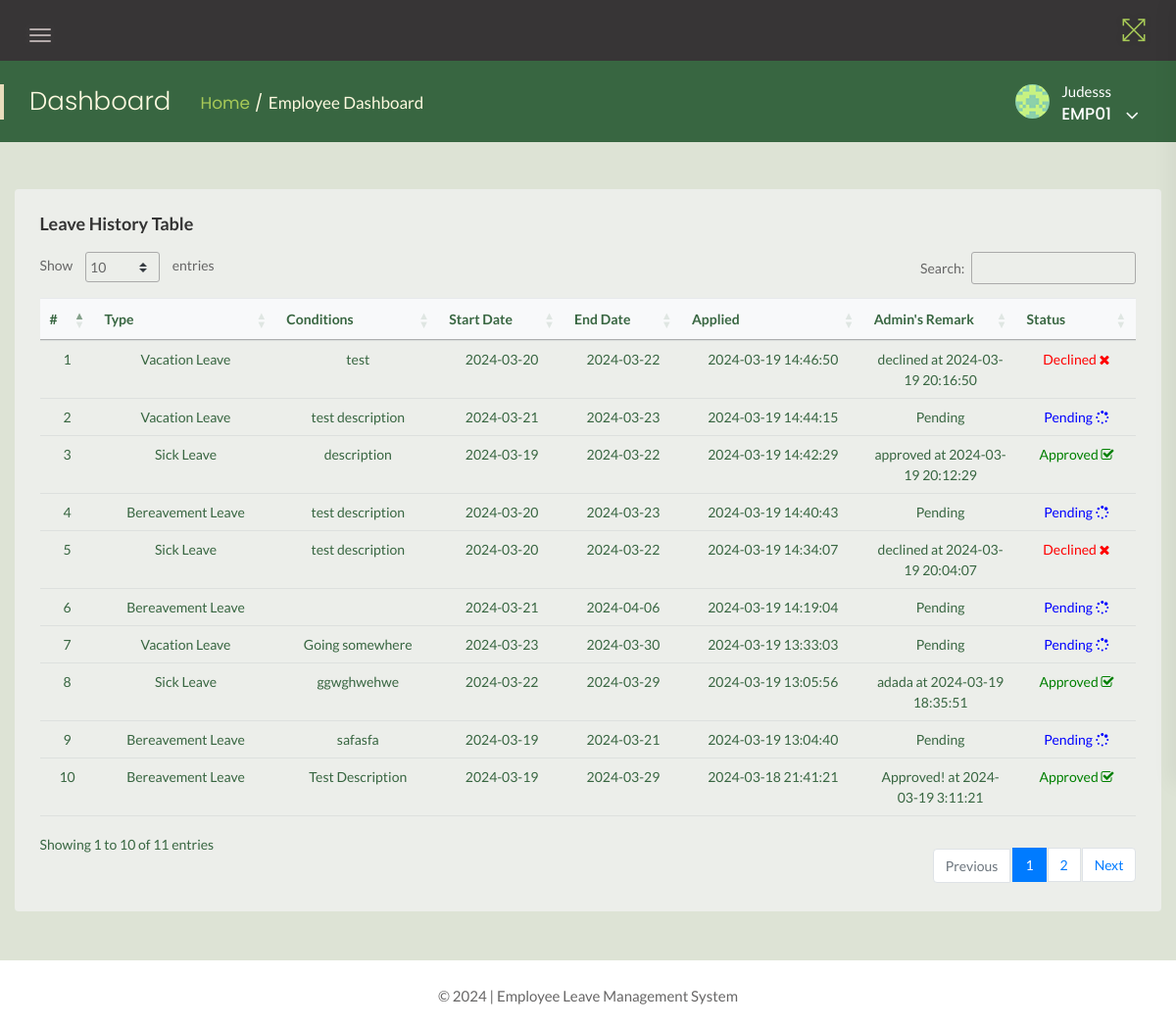
Screenshot of /employees/employee-dashboard.php (signed in) with the database file from the repository.
### tables this page shows
CREATE TABLE `employee` (
  `SN` int(10) NOT NULL,
  `empCode` varchar(50) NOT NULL,
  `fName` varchar(255) NOT NULL,
  `department` varchar(50) NOT NULL,
  `position` varchar(50) NOT NULL,
  `email` varchar(50) NOT NULL,
  `password` varchar(50) NOT NULL,
  `status` int(1) NOT NULL
);

CREATE TABLE `leave_requests` (
  `SN` int(10) NOT NULL,
  `requestee` varchar(50) DEFAULT NULL,
  `leaveType` varchar(255) DEFAULT NULL,
  `appliedOn` timestamp NOT NULL DEFAULT current_timestamp() ON UPDATE current_timestamp(),
  `status` int(1) NOT NULL,
  `isRead` int(1) NOT NULL,
  `startDate` varchar(120) NOT NULL,
  `endDate` varchar(120) NOT NULL,
  `amount` int(2) NOT NULL,
  `description` mediumtext NOT NULL,
  `effectiveDate` int(11) NOT NULL,
  `AdminRemark` mediumtext DEFAULT NULL,
  `AdminRemarkDate` varchar(120) DEFAULT NULL
);

### employees/employee-dashboard.php (the view, shortened to what this page needs)
<?php
    include('../includes/dbconn.php');
    if(strlen($_SESSION['emplogin']) == 0){
        header('location:../index.php');
    }else{
?>
<!doctype html>
<html class="no-js" lang="en">
<head>
    <link rel="stylesheet" href="../assets/css/bootstrap.min.css">
    <link rel="stylesheet" href="../assets/css/font-awesome.min.css">
    <link rel="stylesheet" href="../assets/css/themify-icons.css">
    <link rel="stylesheet" href="../assets/css/metisMenu.css">
    <link rel="stylesheet" href="../assets/css/owl.carousel.min.css">
    <link rel="stylesheet" href="../assets/css/slicknav.min.css">
    <link rel="stylesheet" href="https://www.amcharts.com/lib/3/plugins/export/export.css" type="text/css" media="all" />
    <link rel="stylesheet" type="text/css" href="https://cdn.datatables.net/1.10.19/css/jquery.dataTables.css">
    <link rel="stylesheet" type="text/css" href="https://cdn.datatables.net/1.10.18/css/dataTables.bootstrap4.min.css">
    <link rel="stylesheet" type="text/css" href="https://cdn.datatables.net/responsive/2.2.3/css/responsive.bootstrap.min.css">
    <link rel="stylesheet" type="text/css" href="https://cdn.datatables.net/responsive/2.2.3/css/responsive.jqueryui.min.css">
    <link rel="stylesheet" href="../assets/css/typography.css">
    <link rel="stylesheet" href="../assets/css/default-css.css">
    <link rel="stylesheet" href="../assets/css/styles.css">
    <link rel="stylesheet" href="../assets/css/responsive.css">
</head>
<body>
    <div class="page-container">
        <div class="main-content">
            <div class="header-area">
                <div class="row align-items-center">
                    <div class="col-md-6 col-sm-8 clearfix">
                        <div class="nav-btn pull-left">
                            <span></span>
                            <span></span>
                            <span></span>
                        </div>
                    </div>
                    <div class="col-md-6 col-sm-4 clearfix">
                        <ul class="notification-area pull-right">
                            <li id="full-view"><i class="ti-fullscreen"></i></li>
                        </ul>
                    </div>
                </div>
            </div>
            <div class="page-title-area">
                <div class="row align-items-center">
                    <div class="col-sm-6">
                        <div class="breadcrumbs-area clearfix">
                            <h4 class="page-title pull-left">Dashboard</h4>
                            <ul class="breadcrumbs pull-left">
                                <li><a href="employee-dashboard.php">Home</a></li>
                                <li><span>Employee Dashboard</span></li>
                            </ul>
                        </div>
                    </div>
                    <div class="col-sm-6 clearfix">
                        <?php include '../includes/employee-profile-section.php'?>
                    </div>
                </div>
            </div>
            <div class="main-content-inner">
                <div class="row">
                    <div class="col-12 mt-5">
                        <div class="card">
                            <div class="card-body">
                                <h4 class="header-title">Leave History Table</h4>
                                <div class="data-tables">
                                    <table id="dataTable" class="table table-hover progress-table text-center">
                                        <thead class="bg-light text-capitalize">
                                            <tr>
                                                <th>#</th>
                                                <th width="150">Type</th>
                                                <th>Conditions</th>
                                                <th>Start Date</th>
                                                <th>End Date</th>
                                                <th width="150">Applied</th>
                                                <th width="120">Admin's Remark</th>
                                                <th>Status</th>
                                            </tr>
                                        </thead>
                                        <tbody>
                                        <?php
                                        $eid = $_SESSION['empcode'];
                                        $sql = "SELECT leaveType,startDate,endDate,appliedOn,description,AdminRemark,AdminRemarkDate,status
                                                FROM leave_requests
                                                WHERE requestee =:empcode
                                                ORDER BY SN DESC";
                                        $query = $dbh -> prepare($sql);
                                        $query->bindParam(':empcode',$eid,PDO::PARAM_STR);
                                        $query->execute();
                                        $results = $query->fetchAll(PDO::FETCH_OBJ);
                                        $cnt = 1;
                                        if($query->rowCount() > 0){
                                        foreach($results as $result)
                                        {  ?>
                                            <tr>
                                            <td> <?php echo htmlentities($cnt);?></td>
                                            <td><?php echo htmlentities($result->leaveType);?></td>
                                            <td><?php echo htmlentities($result->description);?></td>
                                            <td><?php echo htmlentities($result->startDate);?></td>
                                            <td><?php echo htmlentities($result->endDate);?></td>
                                            <td><?php echo htmlentities($result->appliedOn);?></td>
                                            <td><?php if($result->AdminRemark=="")
                                            {
                                            echo htmlentities('Pending');
                                            } else {
                                            echo htmlentities(($result->AdminRemark)." "."at"." ".$result->AdminRemarkDate);
                                            }
                                            ?>
                                            </td>
                                            <td> <?php $stats=$result->status;
                                                if($stats==1){ ?>
                                                <span style="color: green">Approved <i class="fa fa-check-square-o"></i></span>
                                                <?php } if($stats == 2)  { ?>
                                                <span style="color: red">Declined <i class="fa fa-times"></i></span>
                                                <?php } if($stats == 0)  { ?>
                                                <span style="color: blue">Pending <i class="fa fa-spinner"></i></span>
                                                <?php } ?>
                                            </td>
                                        </tr>
                                         <?php $cnt++;} }?>
                                        </tbody>
                                    </table>
                                </div>
                            </div>
                        </div>
                    </div>
                </div>
            </div>
        </div>
        <?php include '../includes/footer.php' ?>
    </div>
</body>
</html>
<?php } ?>

### includes/logged.php (shortened to what this page needs)
<?php
    include '../includes/dbconn.php';
    $eid = $_SESSION['eid'];
    $sql = "SELECT fName,empCode from employee where SN =:eid";
    $query = $dbh -> prepare($sql);
    $query->bindParam(':eid',$eid,PDO::PARAM_STR);
    $query->execute();
    $results = $query->fetchAll(PDO::FETCH_OBJ);
    if($query->rowCount() > 0){
        foreach($results as $result)
    {    ?>
        <p style="color:white;"><?php echo htmlentities($result->fName);?></p>
        <span><?php echo htmlentities($result->empCode)?></span>
<?php }
    }
?>

### assets/css/default-css.css (style rules this page uses)
* { margin: 0; padding: 0; box-sizing: border-box; }
*, *:before, *:after { -moz-box-sizing: border-box; -webkit-box-sizing: border-box; box-sizing: border-box; }
html { -webkit-font-smoothing: antialiased; }
body { background: #fff; font-weight: normal; -webkit-font-smoothing: antialiased; -webkit-text-size-adjust: 100%; }
:root { --primary-color: #E9DDBC; }

### assets/css/styles.css (style rules this page uses)
.page-container { width: 100%; height: 100%; min-height: 100vh; padding-left: 280px; -webkit-transition: padding-left 0.3s ease 0s; transition: padding-left 0.3s ease 0s; }
.sbar_collapsed.page-container { padding-left: 0; }
.card { border: none; background-color: #ECEEEA; border-radius: 4px; -webkit-transition: all 0.3s ease 0s; transition: all 0.3s ease 0s; }
.card-body { padding: 25.6px; padding: 1.6rem; }
.main-content { width: 100%; background: #DDE3D5; }
.main-content-inner { padding: 0 30px 50px; }
.header-area { padding: 15px 30px; background: #373536; border-bottom: 1px solid #386641; }
.nav-btn { margin: 10px 30px 0 0; cursor: pointer; }
.nav-btn span { display: block; width: 22px; height: 2px; background: #A7C957; margin: 4px 0; border-radius: 15px; -webkit-transition: all 0.3s ease 0s; transition: all 0.3s ease 0s; box-shadow: 0 0 0 4px rgba(99, 96, 96, 0.03); }
.nav-btn span:nth-child(2) { opacity: 0; }
.nav-btn span:first-child { -webkit-transform: rotate(45deg) translate(5px, 5px); transform: rotate(45deg) translate(5px, 5px); }
.nav-btn span:last-child { -webkit-transform: rotate(-45deg) translate(3px, -3px); transform: rotate(-45deg) translate(3px, -3px); }
.sbar_collapsed .nav-btn span { transform: none; opacity: 1; }
.notification-area { -webkit-user-select: none; -moz-user-select: none; -ms-user-select: none; user-select: none; position: relative; z-index: 1; }
.notification-area li { display: inline-block; margin-left: 20px; cursor: pointer; -webkit-user-select: none; -moz-user-select: none; -ms-user-select: none; user-select: none; }
.notification-area li > i { font-size: 26px; color: #A7C957; vertical-align: middle; text-shadow: 0 0 8px rgba(0, 0, 0, 0.12); -webkit-transition: color 0.3s ease 0s; transition: color 0.3s ease 0s; }
.notification-area li#full-view { display: inline-block; }
.page-title-area { padding: 0 30px; background: #386641; position: relative; }
.page-title-area:before { content: ""; position: absolute; left: 0; top: 50%; width: 4px; height: 36px; background: var(--primary-color); -webkit-transform: translateY(-50%); transform: translateY(-50%); }
.page-title { font-size: 26px; font-weight: 300; color: #fefae0; letter-spacing: 0; margin-right: 30px; }
ul.breadcrumbs { margin-top: 4px; }
.breadcrumbs li { display: inline-block; }
.breadcrumbs li a, .breadcrumbs li span { display: block; font-size: 17px; font-weight: 400; color: #A7C957; letter-spacing: 0; margin-right: 16px; position: relative; }
.breadcrumbs li a:before { content: "/"; color: #fefae0; position: absolute; right: -13px; top: 0; }
.breadcrumbs li span { margin-right: 0; color: #fefae0; text-transform: capitalize; }
.header-title { font-family: "Lato", sans-serif; font-size: 18px; font-weight: 600; letter-spacing: 0; color: #333; text-transform: capitalize; margin-bottom: 17px; }
table tr th { border-bottom: none; }
table tr th, table tr td { border-top: 1px solid rgba(120, 130, 140, 0.13) !important; }
table.dataTable.no-footer { border-bottom: 1px solid rgba(120, 130, 140, 0.13) !important; }
table.dataTable thead th, table.dataTable thead td { border-bottom-color: transparent; }

### assets/css/responsive.css (style rules this page uses)
@media (min-width: 1200px) and (max-width: 1364px) { .nav-btn { position: fixed; z-index: 99; left: 363px; background: #373536; padding: 14px; top: 0; margin: 0; } }
@media (min-width: 1200px) and (max-width: 1364px) { .nav-btn span { background: #fffbfb; } }
@media (min-width: 1200px) and (max-width: 1364px) { .sbar_collapsed .nav-btn { position: initial; background: none; padding: 0; margin: 10px 30px 0 0; } }
@media (min-width: 1200px) and (max-width: 1364px) { .sbar_collapsed .nav-btn span { background: #b3aaaa; } }
@media (min-width: 1200px) and (max-width: 1364px) { .main-content-inner { padding: 0 15px 50px; } }
@media (min-width: 1200px) and (max-width: 1364px) { .page-container, .sbar_collapsed.page-container { padding-left: 0; } }

### rows the page displays
employee: fName "Judesss", empCode "EMP01"
leave_requests: leaveType "Vacation Leave", description "test", startDate "2024-03-20", endDate "2024-03-22", appliedOn "2024-03-19 14:46:50", AdminRemark+AdminRemarkDate "declined at 2024-03-19 20:16:50", status "Declined"
leave_requests: leaveType "Vacation Leave", description "test description", startDate "2024-03-21", endDate "2024-03-23", appliedOn "2024-03-19 14:44:15", status "Pending"
leave_requests: leaveType "Sick Leave", description "description", startDate "2024-03-19", endDate "2024-03-22", appliedOn "2024-03-19 14:42:29", AdminRemark+AdminRemarkDate "approved at 2024-03-19 20:12:29", status "Approved"
leave_requests: leaveType "Bereavement Leave", description "test description", startDate "2024-03-20", endDate "2024-03-23", appliedOn "2024-03-19 14:40:43", status "Pending"
leave_requests: leaveType "Sick Leave", description "test description", startDate "2024-03-20", endDate "2024-03-22", appliedOn "2024-03-19 14:34:07", AdminRemark+AdminRemarkDate "declined at 2024-03-19 20:04:07", status "Declined"
leave_requests: leaveType "Bereavement Leave", startDate "2024-03-21", endDate "2024-04-06", appliedOn "2024-03-19 14:19:04", status "Pending"
leave_requests: leaveType "Vacation Leave", description "Going somewhere", startDate "2024-03-23", endDate "2024-03-30", appliedOn "2024-03-19 13:33:03", status "Pending"
leave_requests: leaveType "Sick Leave", description "ggwghwehwe", startDate "2024-03-22", endDate "2024-03-29", appliedOn "2024-03-19 13:05:56", AdminRemark+AdminRemarkDate "adada at 2024-03-19 18:35:51", status "Approved"
leave_requests: leaveType "Bereavement Leave", description "safasfa", startDate "2024-03-19", endDate "2024-03-21", appliedOn "2024-03-19 13:04:40", status "Pending"
leave_requests: leaveType "Bereavement Leave", description "Test Description", startDate "2024-03-19", endDate "2024-03-29", appliedOn "2024-03-18 21:41:21", AdminRemark+AdminRemarkDate "Approved! at 2024-03-19 3:11:21", status "Approved"
